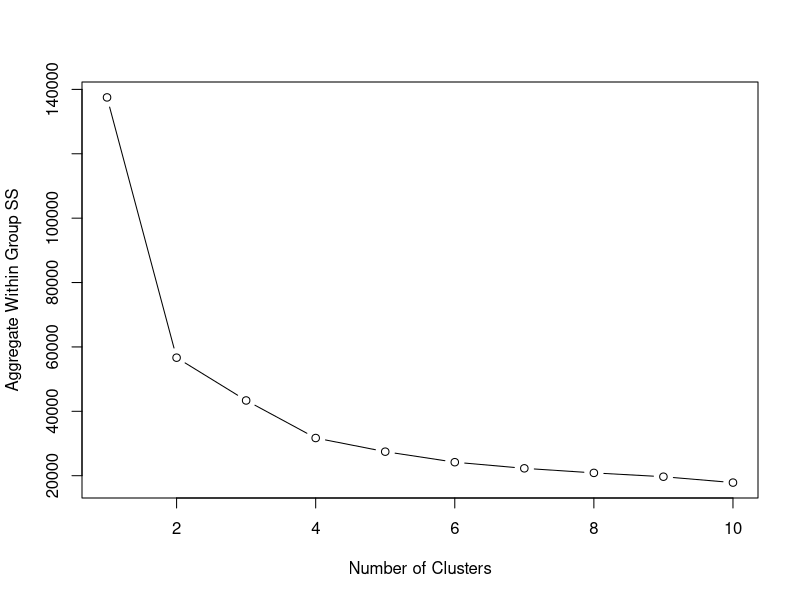
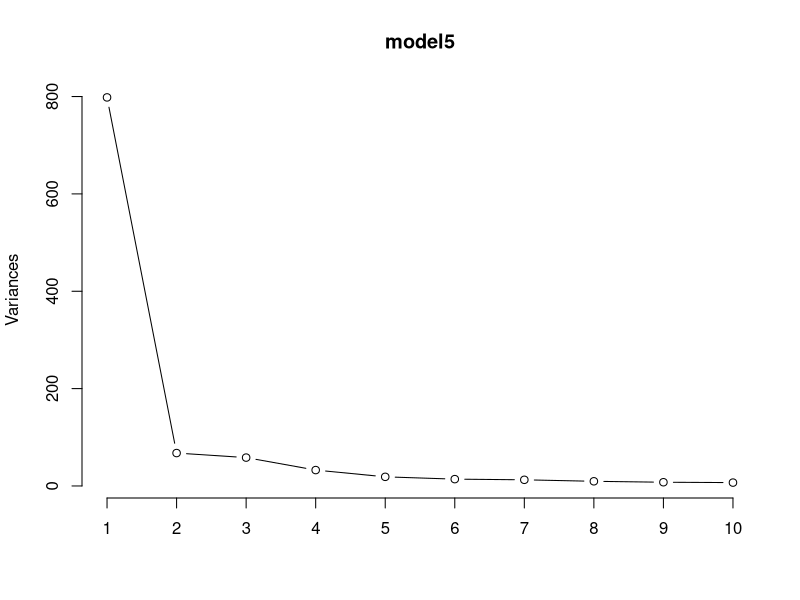

Here is the R script that generated these plots, in order:
###############################################################
# Title:        ps5.r
# Author:       Sai Krishna Gollapally
# Date:         2017-11-21
# Description:  Problem set5
###############################################################


rm(list=ls(all=TRUE))

## Import packages
library(data.table)
library(tseries)
library(plyr)
library(expm)



context1 <- read.csv("WAGE1.csv")
context1 <- context1[,1:21]#cdata we are interested in

seed        <-	2	#Set the seed to be 2

maxClusters	<-	10
wss	<- rep(-1,maxClusters)#storage space for clusters


for (i in 1:maxClusters) { # i represents the k value
  set.seed(seed)
  model <- kmeans(context1,centers=i,nstart=10)#no. of initial random sets=10
  wss[i] <- model$tot.withinss
}

plot(1:maxClusters,	
     wss, 
     type="b", 
     xlab="Number of Clusters",
     ylab="Aggregate Within Group SS")


set.seed(seed)
model1 <- kmeans(context1,centers=3,nstart=10)
model1$centers

##    educ     exper    tenure
#1 5.900926 10.96296 38.777778 
#2 5.206958 13.12548  5.946768  
#3 7.105806 12.72258 20.638710   

groups1 <- model1$cluster
groups1



context1$cluster <- groups1

model2 <- lm(context1$wage~context1$educ+context1$exper+context1$tenure,data=subset(context1,cluster==1))
model3 <- lm(context1$wage~context1$educ+context1$exper+context1$tenure,data=subset(context1,cluster==2))
model4 <- lm(context1$wage~context1$educ+context1$exper+context1$tenure,data=subset(context1,cluster==3))

table(groups1)
##table(groups1)
#groups1
#1   2   3 
#108 263 155 

summary(model2)


## summary(model2)
#
#Call:
#  lm(formula = context1$wage ~ context1$educ + context1$exper + 
#       context1$tenure, data = subset(context1, cluster == 1))
#
#Residuals:
#  Min      1Q  Median      3Q     Max 
#-7.6498 -1.7708 -0.6407  1.2051 14.7201 
#
#Coefficients:
#                   Estimate Std. Error t value Pr(>|t|)    
#  (Intercept)     -2.91354    0.73172  -3.982 7.81e-05 ***
#  context1$educ    0.60268    0.05148  11.708  < 2e-16 ***
#  context1$exper   0.02252    0.01210   1.861   0.0633 .  
#  context1$tenure  0.17002    0.02173   7.825 2.83e-14 ***
#  ---
#  Signif. codes:  0 '***' 0.001 '**' 0.01 '*' 0.05 '.' 0.1 ' ' 1
#
#Residual standard error: 3.096 on 522 degrees of freedom
#Multiple R-squared:  0.3072,	Adjusted R-squared:  0.3032 
#F-statistic: 77.15 on 3 and 522 DF,  p-value: < 2.2e-16

summary(model3)

## summary(model3)
#
#Call:
#  lm(formula = context1$wage ~ context1$educ + context1$exper + 
#       context1$tenure, data = subset(context1, cluster == 2))
#
#Residuals:
#  Min      1Q  Median      3Q     Max 
#-7.6498 -1.7708 -0.6407  1.2051 14.7201 
#
#Coefficients:
#                   Estimate Std. Error t value Pr(>|t|)    
#  (Intercept)     -2.91354    0.73172  -3.982 7.81e-05 ***
#  context1$educ    0.60268    0.05148  11.708  < 2e-16 ***
#  context1$exper   0.02252    0.01210   1.861   0.0633 .  
#  context1$tenure  0.17002    0.02173   7.825 2.83e-14 ***
#  ---
#  Signif. codes:  0 '***' 0.001 '**' 0.01 '*' 0.05 '.' 0.1 ' ' 1
#
#Residual standard error: 3.096 on 522 degrees of freedom
#Multiple R-squared:  0.3072,	Adjusted R-squared:  0.3032 
#F-statistic: 77.15 on 3 and 522 DF,  p-value: < 2.2e-16



summary(model4)


## summary(model4)
#
#Call:
#  lm(formula = context1$wage ~ context1$educ + context1$exper + 
#       context1$tenure, data = subset(context1, cluster == 3))
#
#Residuals:
#  Min      1Q  Median      3Q     Max 
#-7.6498 -1.7708 -0.6407  1.2051 14.7201 
#
#Coefficients:
#                   Estimate Std. Error t value Pr(>|t|)    
#  (Intercept)     -2.91354    0.73172  -3.982 7.81e-05 ***
#  context1$educ    0.60268    0.05148  11.708  < 2e-16 ***
#  context1$exper   0.02252    0.01210   1.861   0.0633 .  
#  context1$tenure  0.17002    0.02173   7.825 2.83e-14 ***
#  ---
#  Signif. codes:  0 '***' 0.001 '**' 0.01 '*' 0.05 '.' 0.1 ' ' 1
#
#Residual standard error: 3.096 on 522 degrees of freedom
#Multiple R-squared:  0.3072,	Adjusted R-squared:  0.3032 
#F-statistic: 77.15 on 3 and 522 DF,  p-value: < 2.2e-16


model1$centers
##Results concentrating on educ, exper, tenure
##   educ     exper    tenure   
# 10.96296 38.777778 11.657407 
# 13.12548  5.946768  1.699620 
# 12.72258 20.638710  6.316129   

################   INTERPRETATIONS   ###########################################################
# a. From the Elbow test, the optimal number of clusters seems to be four.
# 
# b.Group1 has people with high tenure and high experience but lower education. Their wage
# is intermediate.Group 2 has people with low tenure and experience, but education seeems to be
# high  and their wage is lowest among the 3 groups .Group3 is people with intermediate educ, exper an d tenure and
# their wage is highest in the 3 clusters.
# Education has a bigger positive effect in cluster3. Tenure hasa bigger effect 
# in cluster2 and experience has a negative impacton wage in model2. So there are 
# differences in the slopes of the variables across models.

context2 <- read.csv("ffportfolios.csv",header = TRUE)


ht <- lapply(context2[,2:33], kpss.test, null="Level")
pvalues=ldply(ht, function(x){ x$p.value })
pvalues # null hypothesis of stationarity  P-val=0.1>0.05

# series is thus stationary

#           .id  V1
# 1   Portfolio1 0.1
# 2   Portfolio2 0.1
# 3   Portfolio3 0.1
# 4   Portfolio4 0.1
# 5   Portfolio5 0.1
# 6   Portfolio6 0.1
# 7   Portfolio7 0.1
# 8   Portfolio8 0.1
# 9   Portfolio9 0.1
# 10 Portfolio10 0.1
# 11 Portfolio11 0.1
# 12 Portfolio12 0.1
# 13 Portfolio13 0.1
# 14 Portfolio14 0.1
# 15 Portfolio15 0.1
# 16 Portfolio16 0.1
# 17 Portfolio17 0.1
# 18 Portfolio18 0.1
# 19 Portfolio19 0.1
# 20 Portfolio20 0.1
# 21 Portfolio21 0.1
# 22 Portfolio22 0.1
# 23 Portfolio23 0.1
# 24 Portfolio24 0.1
# 25 Portfolio25 0.1
# 26 Portfolio26 0.1
# 27 Portfolio27 0.1
# 28 Portfolio28 0.1
# 29 Portfolio29 0.1
# 30 Portfolio30 0.1
# 31 Portfolio31 0.1
# 32 Portfolio32 0.1

Xdata <- context2[,2:33] # exclude the year
head(Xdata)

# Portfolio1 Portfolio2 Portfolio3 Portfolio4 Portfolio5 Portfolio6 Portfolio7 Portfolio8 Portfolio9
# 1    -0.6303    -1.3831    -0.8584    -0.4752     3.0868    -0.2290    -0.5140     1.8833    -0.9524
# 2     2.1275     9.7474     2.6705     5.1990     4.9748     5.3315     4.3054     5.4376     1.7310
# 3    -1.4491    -2.1223    -0.6562    -2.7478    -1.5514     2.0085    -0.7079    -1.5795    -1.8127
# 4    -2.1709     1.4728     2.6810     1.2080    -0.3104     1.7763     1.0502     2.8078     1.5738
# 5    -5.6849     1.0131    -2.4075    -2.6606    -4.1675    -0.7733    -0.7810     0.5658    -0.2538
# 6    -3.3542    -1.6390    -0.6652     0.7612     2.7973     1.4057     2.2849    -1.3074    -2.2618
# Portfolio10 Portfolio11 Portfolio12 Portfolio13 Portfolio14 Portfolio15 Portfolio16 Portfolio17
# 1     -1.9358      2.2221     -1.5476     -2.3904     -0.1962     13.4953      2.7106      1.8018
# 2      4.0029      5.6458      5.8969      6.9951      5.2414     12.4100     12.6767     16.3717
# 3     -1.8270     -4.2746     -4.9770     -1.2637     -0.8032     -1.1625     -4.6962     -4.5627
# 4      0.9798      0.1074      9.7216      3.8569      2.5706      0.2977      4.8649     -7.1713
# 5     -0.0220     -0.3149      0.0248     -0.6527     -1.4519     -0.9368      1.4635     -1.2876
# 6      1.0976      3.2736      2.9545     -0.3656     -0.2608     -2.8359     -1.4982     -2.3652
# Portfolio18 Portfolio19 Portfolio20 Portfolio21 Portfolio22 Portfolio23 Portfolio24 Portfolio25
# 1     -0.3969     -0.9998      0.1553      1.7109      0.0724     -0.1627      0.1853      0.6341
# 2      5.6487      7.2521      5.8085      2.1484      4.6768      4.9391      5.3859      3.8510
# 3      2.6954     -1.3249     -1.0535     -3.8938      0.7542     -2.4360     -4.6588     -2.2603
# 4      0.2341      2.5584      6.9272     -2.4213      2.7799      2.4508      0.2058      2.3818
# 5     -1.1647     -0.0714     -1.7442     -1.6909      2.6664     -0.5078      1.1336      0.2453
# 6      1.7661      2.4718      2.3818      3.3088      0.6013      2.7780      1.9853      4.6375
# Portfolio26 Portfolio27 Portfolio28 Portfolio29 Portfolio30 Portfolio31 Portfolio32
# 1      0.7000      1.4714      0.5163     -1.2438     -0.1809     -0.1078     -0.6712
# 2      4.9008      3.7275      6.0250      6.7866     10.2469      4.9839      8.1044
# 3     -1.2649     -1.0634     -4.0657     -1.2221      0.1073     -0.6151     -2.4192
# 4     -0.6060      2.9504      2.8116      1.1834      5.9007      8.5468      2.8353
# 5     -2.6463     -0.5497      2.7447     -1.0409     -2.0949      0.9850      1.1559
# 6      3.0363      1.1556      0.1292      3.5370     -1.2592      2.9668     -1.1745

model5<-prcomp(Xdata) #Principal component analyis of Xdata
screeplot(model5,type="lines") 
model5$rotation[,1:3]*100 # because we have 3 prin. comp.s 
model5$rotation
summary(model5)

# Importance of components%s:
#   PC1     PC2     PC3     PC4     PC5     PC6     PC7     PC8     PC9    PC10
# Standard deviation     28.253 8.22247 7.63427 5.71354 4.33045 3.74526 3.55615 3.09698 2.76608 2.63047
# Proportion of Variance  0.733 0.06208 0.05352 0.02998 0.01722 0.01288 0.01161 0.00881 0.00703 0.00635
# Cumulative Proportion   0.733 0.79504 0.84856 0.87853 0.89575 0.90863 0.92025 0.92905 0.93608 0.94243
# PC11    PC12    PC13    PC14    PC15    PC16    PC17    PC18   PC19    PC20
# Standard deviation     2.42692 2.36524 2.29882 2.08474 2.06489 1.93285 1.85176 1.78643 1.7134 1.67454
# Proportion of Variance 0.00541 0.00514 0.00485 0.00399 0.00392 0.00343 0.00315 0.00293 0.0027 0.00257
# Cumulative Proportion  0.94784 0.95298 0.95783 0.96182 0.96574 0.96917 0.97231 0.97524 0.9779 0.98052
# PC21    PC22    PC23    PC24    PC25    PC26    PC27    PC28    PC29    PC30
# Standard deviation     1.60604 1.56737 1.51772 1.46433 1.39495 1.35280 1.31589 1.26471 1.20909 1.08629
# Proportion of Variance 0.00237 0.00226 0.00212 0.00197 0.00179 0.00168 0.00159 0.00147 0.00134 0.00108
# Cumulative Proportion  0.98288 0.98514 0.98725 0.98922 0.99101 0.99269 0.99428 0.99575 0.99709 0.99818
# PC31    PC32
# Standard deviation     1.04701 0.94374
# Proportion of Variance 0.00101 0.00082
# Cumulative Proportion  0.99918 1.00000

# first principal components in context2
context2$factor<-model5$x[,1]

#  standardize the factor variable 
context2$factor<-scale(context2$factor)
colMeans(context2$factor)
sd(context2$factor)
context2_sub<-subset(context2, context2$factor < (-2.58))
context2_sub

summary(model5) 
# 
# Importance of components%s:
#   PC1     PC2     PC3     PC4     PC5     PC6     PC7     PC8     PC9    PC10
# Standard deviation     28.253 8.22247 7.63427 5.71354 4.33045 3.74526 3.55615 3.09698 2.76608 2.63047
# Proportion of Variance  0.733 0.06208 0.05352 0.02998 0.01722 0.01288 0.01161 0.00881 0.00703 0.00635
# Cumulative Proportion   0.733 0.79504 0.84856 0.87853 0.89575 0.90863 0.92025 0.92905 0.93608 0.94243
# PC11    PC12    PC13    PC14    PC15    PC16    PC17    PC18   PC19    PC20
# Standard deviation     2.42692 2.36524 2.29882 2.08474 2.06489 1.93285 1.85176 1.78643 1.7134 1.67454
# Proportion of Variance 0.00541 0.00514 0.00485 0.00399 0.00392 0.00343 0.00315 0.00293 0.0027 0.00257
# Cumulative Proportion  0.94784 0.95298 0.95783 0.96182 0.96574 0.96917 0.97231 0.97524 0.9779 0.98052
# PC21    PC22    PC23    PC24    PC25    PC26    PC27    PC28    PC29    PC30
# Standard deviation     1.60604 1.56737 1.51772 1.46433 1.39495 1.35280 1.31589 1.26471 1.20909 1.08629
# Proportion of Variance 0.00237 0.00226 0.00212 0.00197 0.00179 0.00168 0.00159 0.00147 0.00134 0.00108
# Cumulative Proportion  0.98288 0.98514 0.98725 0.98922 0.99101 0.99269 0.99428 0.99575 0.99709 0.99818
# PC31    PC32
# Standard deviation     1.04701 0.94374
# Proportion of Variance 0.00101 0.00082
# Cumulative Proportion  0.99918 1.00000
# 

###############INTERPRETATIONS########################
#a.principle components are 3.
